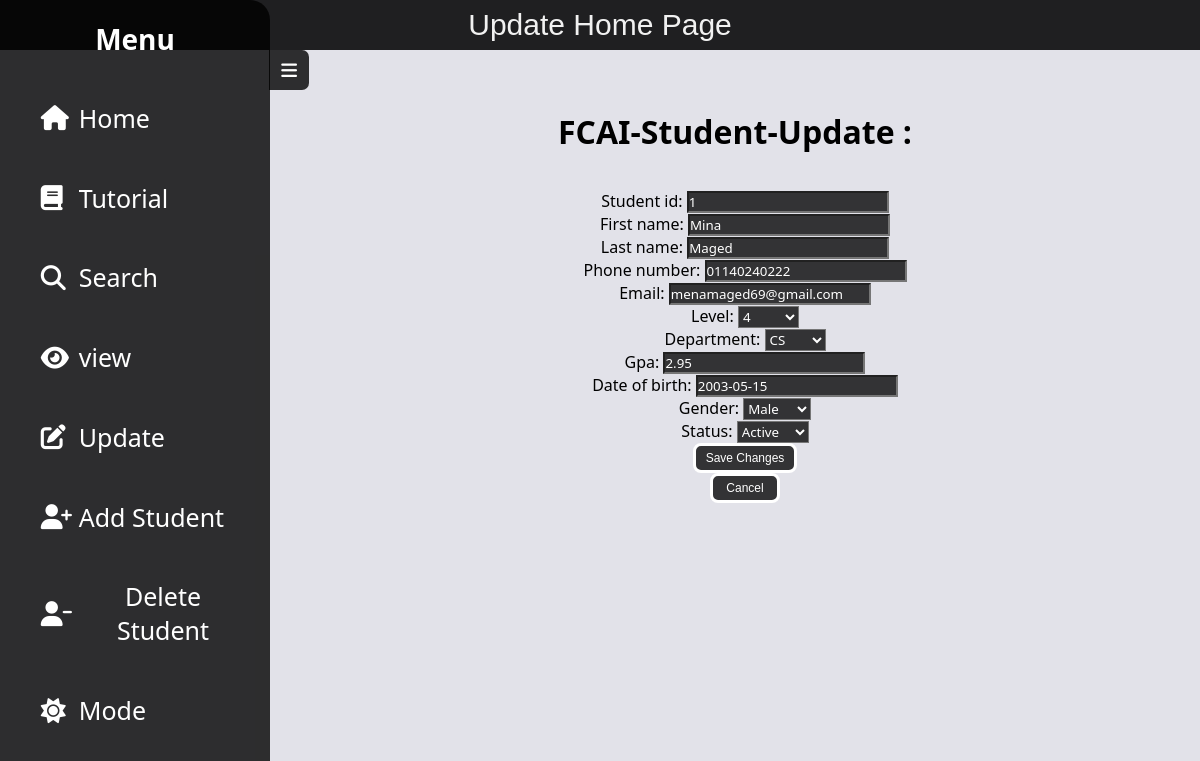
The page /students/edit_all_student_information/1/ on the database its author committed.
### students/models.py (models this page shows)
class Student(models.Model):
    student_id = models.CharField(max_length=10, primary_key=True)
    first_name = models.CharField(max_length=50)
    last_name = models.CharField(max_length=50)
    phone_number = models.CharField(max_length=14)
    email =  models.EmailField(max_length=254)
    level = models.CharField(max_length=10, choices=LEVEL_CHOICES)
    department = models.CharField(max_length=10, choices=DEPARTMENT_CHOICES, null=True, blank=True)
    gpa = models.DecimalField(max_digits=3, decimal_places=2)
    date_of_birth = models.DateField()
    gender = models.CharField(max_length=10, choices=GENDER_CHOICES)
    status = models.CharField(max_length=10, choices=ACTIVE_CHOICES)

### students/views.py (the view)
# urls.py: path('edit_all_student_information/<int:student_id>/', views.edit_all_student_information, name='edit_all_student_information'),
def edit_all_student_information(request, student_id):
    student = get_object_or_404(Student, student_id=student_id)
    if request.method == 'POST':
        form = StudentFormALL(request.POST, instance=student)
        if form.is_valid():
            form.save()
            return redirect('search')
    else:
        form = StudentFormALL(instance=student)
    return render(request, 'students/UpdateInfo.html', {'form': form})

### students/forms.py
class StudentFormALL(forms.ModelForm):
    class Meta:
        model = Student
        fields = '__all__'

### templates/students/UpdateInfo.html (shortened to what this page needs)
{% extends 'headbase.html' %}
{% block extra_head %}
{% load static %}
  <link rel="stylesheet" href="{% static 'css/mainPageStyle.css' %} "/>
  <link rel="stylesheet" href="https://cdnjs.cloudflare.com/ajax/libs/font-awesome/6.4.0/css/all.min.css">
{% endblock extra_head %}
{% block content %}
        <div class="head">Update Home Page</div>
    <div class="content">
            <br>
            <h1>
                FCAI-Student-Update :
            </h1>
            <div class="marginedited">
                <form action="" method="post">
                    {{ form.as_p }}
                    <button class="slBtn" value="submit"">Save Changes</button>
                </form>
                <a href="{% url 'updatehome' %}">
                    <button class="slBtn" value="submit">Cancel</button>
                </a>
            </div>
</div>
</body>
{% endblock content %}

### static/css/nav.css (style rules this page uses)
.content { display: flex; justify-content: center; align-items: flex-start; position: absolute; top: 10%; left: 270px; height: 100vh; width: calc(100% - 270px); padding: 30px; transition: ease-in 0.3s; }

### static/css/HeadPageStyle.css (style rules this page uses)
.head { display: flex; background-color: rgb(31 31 33); color: #f1f1f1; align-items: center; justify-content: center; font-family: "Poppins", sans-serif; position: sticky; left: 0; top: 0; width: 100%; height: 50px; font-size: 30px; }

### static/css/ButtonStyle.css (style rules this page uses)
select { background-color: rgb(51, 51, 53); color: white; }
input { background-color: rgb(51, 51, 53); color: white; }
input::placeholder { color: white; }
.slBtn { min-width: 70px; max-width: 120px; height: 30px; color: rgb(255, 255, 255); background-color: rgb(51, 51, 53); border-radius: 8px; box-shadow: inset 0 0 0 0 rgb(0, 95, 87); transition: ease-out 0.4s; font-size: 12px; font-family: 'Lucida Sans', 'Lucida Sans Regular', 'Lucida Grande', 'Lucida Sans Unicode', Geneva, Verdana, sans-serif; border: 3px solid; display: inline-flex; align-items: center; justify-content: center; padding: 0 10px; white-space: nowrap; overflow: hidden; text-overflow: ellipsis; }

### static/css/mainPageStyle.css (style rules this page uses)
.marginedited { text-align: center; position: absolute; top: 10%; left: 145px; height: 100vh; width: calc(100% - 270px); padding: 30px; transition: ease-in 0.3s; }

### rows shown on the page
Student: student_id "1", first_name "Mina", last_name "Maged", phone_number "01140240222", email "menamaged69@gmail.com", level "4", department "CS", gpa "2.95", date_of_birth "2003-05-15", gender "Male", status "Active"
